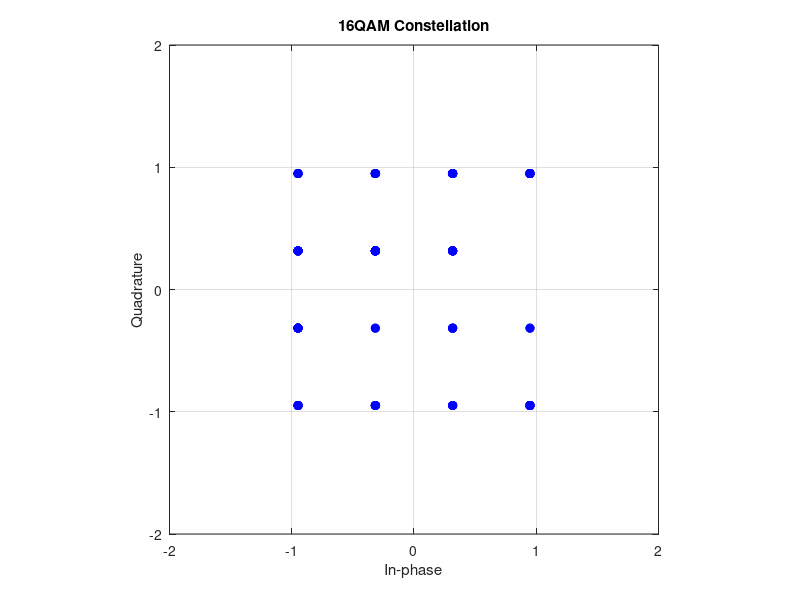

This chart was generated by the following MATLAB code:
%% Module 3 : 16QAM Modulation
clear;
clc;
close all;

%% Generate Random Bits

numBits = 400;      % Must be multiple of 4

bits = randi([0 1],numBits,1);

%% Ensure multiple of 4

if mod(length(bits),4)~=0
    bits=[bits; zeros(4-mod(length(bits),4),1)];
end

%% Group into 4-bit symbols

bitGroups = reshape(bits,4,[])';

%% Initialize

symbols = zeros(size(bitGroups,1),1);

%% Gray-coded 16QAM Mapping

levels = [-3 -1 1 3];

for k = 1:size(bitGroups,1)

    b = bitGroups(k,:);

    % I bits
    Iindex = bi2de(b(1:2),'left-msb');

    % Q bits
    Qindex = bi2de(b(3:4),'left-msb');

    % Gray coding
    gray = [1 2 4 3];

    I = levels(gray(Iindex+1));

    Q = levels(gray(Qindex+1));

    symbols(k) = I + 1j*Q;

end

%% Normalize Average Power

symbols = symbols/sqrt(10);

%% Plot Constellation

figure

plot(real(symbols),imag(symbols),'bo','MarkerFaceColor','b')

grid on

xlabel('In-phase')

ylabel('Quadrature')

title('16QAM Constellation')

axis([-2 2 -2 2])

axis square
